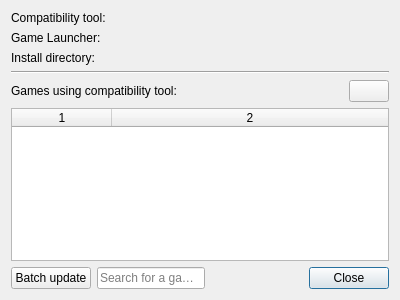
<?xml version="1.0" encoding="UTF-8"?>
<ui version="4.0">
 <class>PupguiCtInfoDialog</class>
 <widget class="QDialog" name="PupguiCtInfoDialog">
  <property name="geometry">
   <rect>
    <x>0</x>
    <y>0</y>
    <width>400</width>
    <height>300</height>
   </rect>
  </property>
  <property name="windowTitle">
   <string>About compatibility tool</string>
  </property>
  <property name="windowIcon">
   <iconset theme="pupgui2">
    <normaloff>.</normaloff>.</iconset>
  </property>
  <property name="modal">
   <bool>true</bool>
  </property>
  <layout class="QVBoxLayout" name="verticalLayout">
   <item>
    <layout class="QFormLayout" name="formLayout">
     <item row="1" column="0">
      <widget class="QLabel" name="lblToolName">
       <property name="text">
        <string>Compatibility tool:</string>
       </property>
      </widget>
     </item>
     <item row="1" column="1">
      <widget class="QLabel" name="txtToolName">
       <property name="text">
        <string/>
       </property>
      </widget>
     </item>
     <item row="2" column="0">
      <widget class="QLabel" name="lblLauncherName">
       <property name="text">
        <string>Game Launcher:</string>
       </property>
      </widget>
     </item>
     <item row="2" column="1">
      <widget class="QLabel" name="txtLauncherName">
       <property name="text">
        <string/>
       </property>
      </widget>
     </item>
     <item row="3" column="0">
      <widget class="QLabel" name="lblInstallDirectory">
       <property name="text">
        <string>Install directory:</string>
       </property>
      </widget>
     </item>
     <item row="3" column="1">
      <widget class="QLabel" name="txtInstallDirectory">
       <property name="text">
        <string/>
       </property>
      </widget>
     </item>
    </layout>
   </item>
   <item>
    <widget class="Line" name="line">
     <property name="orientation">
      <enum>Qt::Horizontal</enum>
     </property>
    </widget>
   </item>
   <item>
    <layout class="QHBoxLayout" name="horizontalLayout">
     <item>
      <widget class="QLabel" name="lblGamesUsingTool">
       <property name="text">
        <string>Games using compatibility tool:</string>
       </property>
      </widget>
     </item>
     <item>
      <widget class="QLabel" name="txtNumGamesUsingTool">
       <property name="text">
        <string/>
       </property>
      </widget>
     </item>
     <item>
      <spacer name="horizontalSpacer_2">
       <property name="orientation">
        <enum>Qt::Horizontal</enum>
       </property>
       <property name="sizeHint" stdset="0">
        <size>
         <width>40</width>
         <height>20</height>
        </size>
       </property>
      </spacer>
     </item>
     <item>
      <widget class="QPushButton" name="btnSearch">
       <property name="focusPolicy">
        <enum>Qt::NoFocus</enum>
       </property>
       <property name="toolTip">
        <string>Search games...</string>
       </property>
       <property name="text">
        <string/>
       </property>
       <property name="icon">
        <iconset theme="search">
         <normaloff>.</normaloff>.</iconset>
       </property>
      </widget>
     </item>
    </layout>
   </item>
   <item>
    <widget class="QTableWidget" name="listGames">
     <property name="focusPolicy">
      <enum>Qt::ClickFocus</enum>
     </property>
     <property name="editTriggers">
      <set>QAbstractItemView::NoEditTriggers</set>
     </property>
     <property name="selectionBehavior">
      <enum>QAbstractItemView::SelectRows</enum>
     </property>
     <property name="sortingEnabled">
      <bool>true</bool>
     </property>
     <property name="rowCount">
      <number>0</number>
     </property>
     <property name="columnCount">
      <number>2</number>
     </property>
     <attribute name="horizontalHeaderVisible">
      <bool>true</bool>
     </attribute>
     <attribute name="horizontalHeaderCascadingSectionResizes">
      <bool>false</bool>
     </attribute>
     <attribute name="horizontalHeaderStretchLastSection">
      <bool>true</bool>
     </attribute>
     <attribute name="verticalHeaderVisible">
      <bool>false</bool>
     </attribute>
     <attribute name="verticalHeaderShowSortIndicator" stdset="0">
      <bool>false</bool>
     </attribute>
     <attribute name="verticalHeaderStretchLastSection">
      <bool>false</bool>
     </attribute>
     <column/>
     <column/>
    </widget>
   </item>
   <item>
    <layout class="QHBoxLayout" name="horizontalLayout_2">
     <item>
      <widget class="QPushButton" name="btnBatchUpdate">
       <property name="focusPolicy">
        <enum>Qt::NoFocus</enum>
       </property>
       <property name="text">
        <string>Batch update</string>
       </property>
      </widget>
     </item>
     <item>
      <widget class="QLineEdit" name="searchBox">
       <property name="toolTip">
        <string>e.g. Half-Life 3</string>
       </property>
       <property name="placeholderText">
        <string>Search for a game...</string>
       </property>
      </widget>
     </item>
     <item>
      <spacer name="horizontalSpacer">
       <property name="orientation">
        <enum>Qt::Horizontal</enum>
       </property>
       <property name="sizeHint" stdset="0">
        <size>
         <width>40</width>
         <height>20</height>
        </size>
       </property>
      </spacer>
     </item>
     <item>
      <widget class="QPushButton" name="btnClose">
       <property name="focusPolicy">
        <enum>Qt::StrongFocus</enum>
       </property>
       <property name="text">
        <string>Close</string>
       </property>
      </widget>
     </item>
    </layout>
   </item>
  </layout>
 </widget>
 <resources/>
 <connections/>
</ui>
